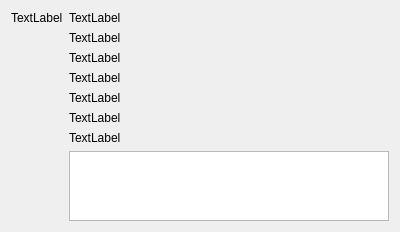
<?xml version="1.0" encoding="UTF-8"?>
<ui version="4.0">
 <class>AboutDialog</class>
 <widget class="QDialog" name="AboutDialog">
  <property name="geometry">
   <rect>
    <x>0</x>
    <y>0</y>
    <width>400</width>
    <height>200</height>
   </rect>
  </property>
  <property name="maximumSize">
   <size>
    <width>16777215</width>
    <height>16777215</height>
   </size>
  </property>
  <property name="windowTitle">
   <string>About</string>
  </property>
  <layout class="QHBoxLayout" name="horizontalLayout">
   <item>
    <layout class="QVBoxLayout" name="verticalLayout_2">
     <item>
      <widget class="QLabel" name="imageLabel">
       <property name="text">
        <string>TextLabel</string>
       </property>
      </widget>
     </item>
     <item>
      <spacer name="verticalSpacer">
       <property name="orientation">
        <enum>Qt::Vertical</enum>
       </property>
       <property name="sizeHint" stdset="0">
        <size>
         <width>20</width>
         <height>40</height>
        </size>
       </property>
      </spacer>
     </item>
    </layout>
   </item>
   <item>
    <layout class="QVBoxLayout" name="verticalLayout">
     <item>
      <widget class="QLabel" name="titleLabel">
       <property name="text">
        <string>TextLabel</string>
       </property>
      </widget>
     </item>
     <item>
      <widget class="QLabel" name="versionLabel">
       <property name="text">
        <string>TextLabel</string>
       </property>
      </widget>
     </item>
     <item>
      <widget class="QLabel" name="buildLabel">
       <property name="text">
        <string>TextLabel</string>
       </property>
      </widget>
     </item>
     <item>
      <widget class="QLabel" name="introduceLabel">
       <property name="text">
        <string>TextLabel</string>
       </property>
      </widget>
     </item>
     <item>
      <widget class="QLabel" name="projectLabel">
       <property name="maximumSize">
        <size>
         <width>600</width>
         <height>16777215</height>
        </size>
       </property>
       <property name="text">
        <string>TextLabel</string>
       </property>
      </widget>
     </item>
     <item>
      <widget class="QLabel" name="copyrightLabel">
       <property name="text">
        <string>TextLabel</string>
       </property>
      </widget>
     </item>
     <item>
      <widget class="QLabel" name="licenseLabel">
       <property name="text">
        <string>TextLabel</string>
       </property>
      </widget>
     </item>
     <item>
      <widget class="QPlainTextEdit" name="licenseEdit"/>
     </item>
    </layout>
   </item>
  </layout>
 </widget>
 <resources/>
 <connections/>
</ui>
